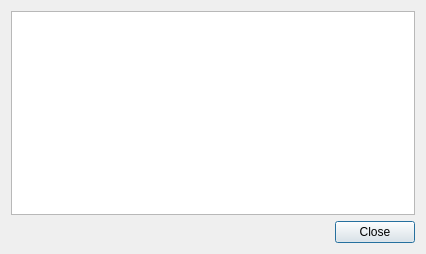
<?xml version="1.0" encoding="UTF-8"?>
<ui version="4.0">
 <class>AboutDialog</class>
 <widget class="QDialog" name="AboutDialog">
  <property name="geometry">
   <rect>
    <x>0</x>
    <y>0</y>
    <width>426</width>
    <height>254</height>
   </rect>
  </property>
  <property name="minimumSize">
   <size>
    <width>352</width>
    <height>198</height>
   </size>
  </property>
  <property name="windowTitle">
   <string/>
  </property>
  <property name="modal">
   <bool>true</bool>
  </property>
  <layout class="QVBoxLayout" name="verticalLayout">
   <item>
    <widget class="QTextBrowser" name="textBrowser">
     <property name="readOnly">
      <bool>true</bool>
     </property>
     <property name="html">
      <string>&lt;!DOCTYPE HTML PUBLIC &quot;-//W3C//DTD HTML 4.0//EN&quot; &quot;http://www.w3.org/TR/REC-html40/strict.dtd&quot;&gt;
&lt;html&gt;&lt;head&gt;&lt;meta name=&quot;qrichtext&quot; content=&quot;1&quot; /&gt;&lt;style type=&quot;text/css&quot;&gt;
p, li { white-space: pre-wrap; }
&lt;/style&gt;&lt;/head&gt;&lt;body style=&quot; font-family:'MS Shell Dlg 2'; font-size:8.25pt; font-weight:400; font-style:normal;&quot;&gt;
&lt;p style=&quot;-qt-paragraph-type:empty; margin-top:0px; margin-bottom:0px; margin-left:0px; margin-right:0px; -qt-block-indent:0; text-indent:0px;&quot;&gt;&lt;br /&gt;&lt;/p&gt;&lt;/body&gt;&lt;/html&gt;</string>
     </property>
     <property name="openExternalLinks">
      <bool>true</bool>
     </property>
    </widget>
   </item>
   <item>
    <widget class="QDialogButtonBox" name="buttonBox">
     <property name="orientation">
      <enum>Qt::Horizontal</enum>
     </property>
     <property name="standardButtons">
      <set>QDialogButtonBox::Close</set>
     </property>
    </widget>
   </item>
  </layout>
 </widget>
 <resources/>
 <connections>
  <connection>
   <sender>buttonBox</sender>
   <signal>accepted()</signal>
   <receiver>AboutDialog</receiver>
   <slot>accept()</slot>
   <hints>
    <hint type="sourcelabel">
     <x>248</x>
     <y>254</y>
    </hint>
    <hint type="destinationlabel">
     <x>157</x>
     <y>274</y>
    </hint>
   </hints>
  </connection>
  <connection>
   <sender>buttonBox</sender>
   <signal>rejected()</signal>
   <receiver>AboutDialog</receiver>
   <slot>reject()</slot>
   <hints>
    <hint type="sourcelabel">
     <x>316</x>
     <y>260</y>
    </hint>
    <hint type="destinationlabel">
     <x>286</x>
     <y>274</y>
    </hint>
   </hints>
  </connection>
 </connections>
</ui>
